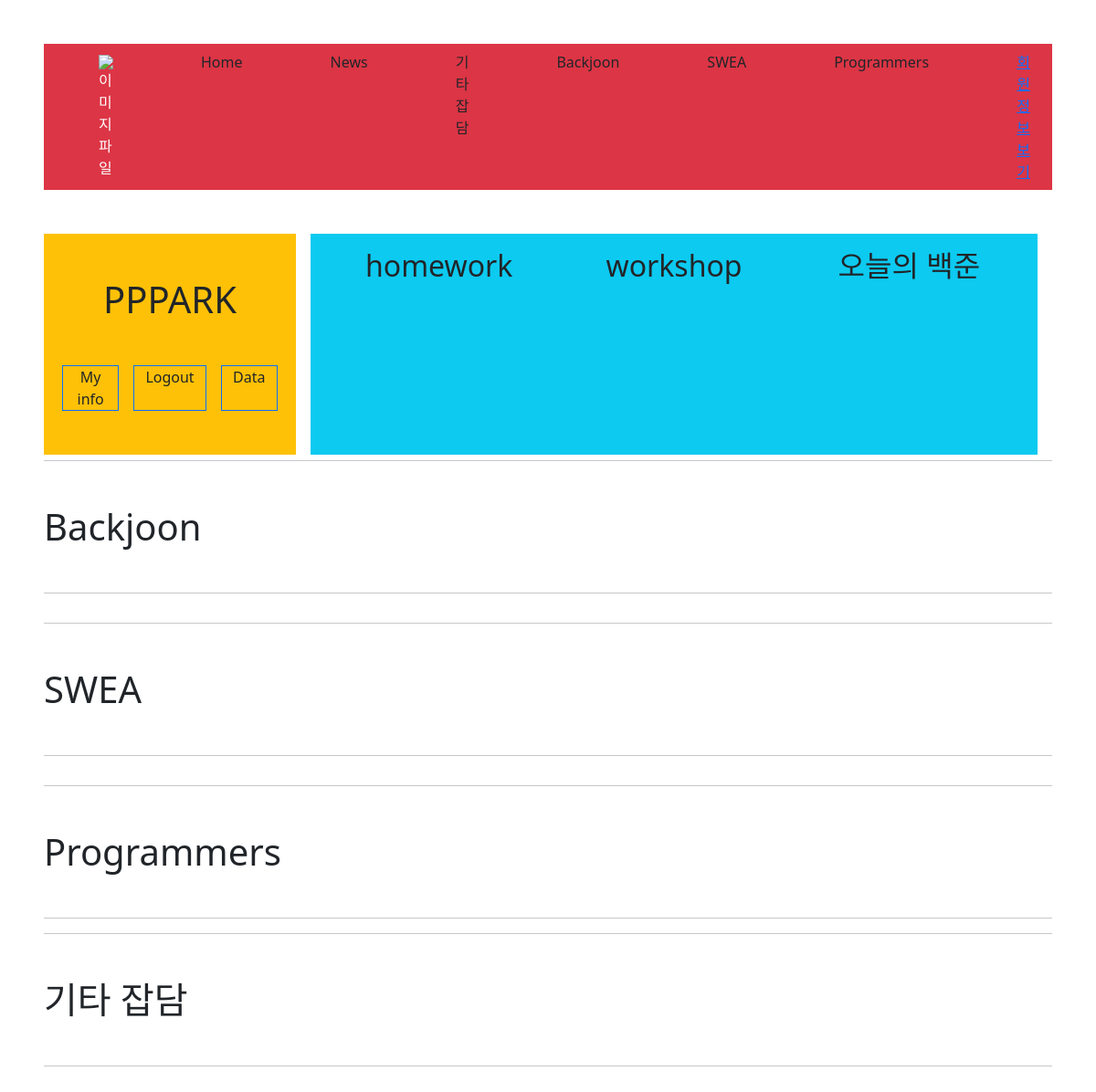
The app's page /myarticle/ (signed in), older data.
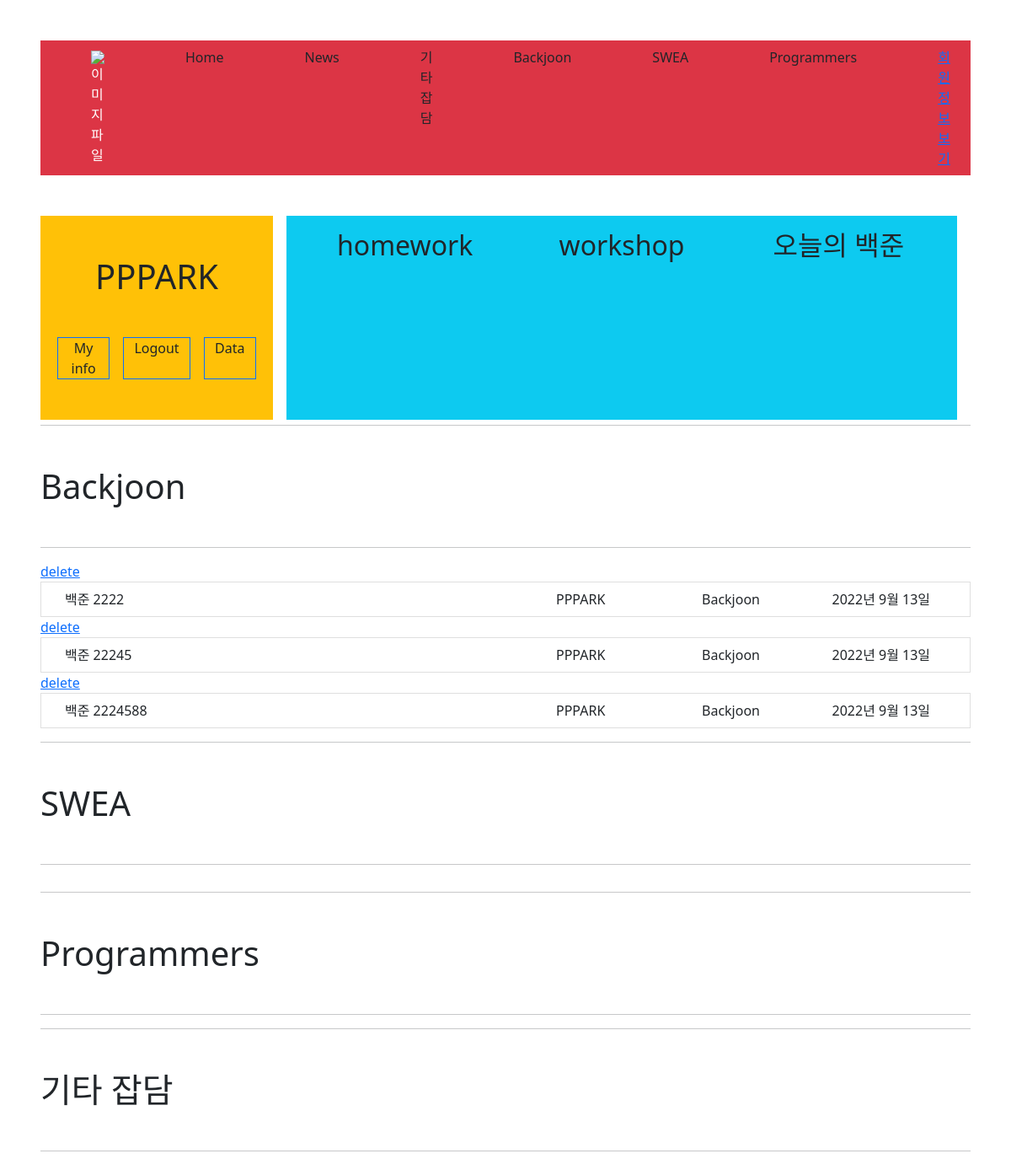
The same page, newer data.
### articles/models.py (models this page shows)
class ArticleModel(models.Model):
    variety_1 = (
              ('Backjoon', 'Backjoon'),
              ('SWEA', 'SWEA'),
              ('Programmers', 'Programmers'),
              ('else', 'else'),
    )
    username = models.CharField(max_length=30)
    title = models.CharField(max_length= 30)
    content = models.TextField()
    release_date = models.DateField(auto_now = True)
    update_date = models.DateField(auto_now_add= True)
    variety = models.CharField(max_length=30, choices=variety_1)

### articles/views.py (the view)
# urls.py: path('myarticle/', views.myarticle, name= 'my_article'),
def myarticle(request):
    articles = ArticleModel.objects.filter(username = request.user.username)
    context = {
        'articles' : articles
    }
    return render(request, "articles/myarticle.html", context)

### articles/templates/articles/myarticle.html (shortened to what this page needs)
{% extends 'base.html' %}
{% block content %}
<hr>
<h1 class='my-5'>Backjoon</h1>
<hr>
<ul class="list-group">
{% for article in articles %}
{% if article.variety == "Backjoon" %}
<a href="{% url 'articles:delete' article.id %}">delete</a>
<a href="{% url 'articles:detail' article.id %}" class='text-decoration-none'>
    <li class="list-group-item list-group-item-action">
    <div class="container text-center">
        <div class="row">
            <div class="col-6 text-start">{{article.title}}</div>
            <div class="col-2">{{article.username}}</div>
            <div class="col-2">{{article.variety}}</div>
            <div class="col-2">{{article.release_date}}</div>
        </div>
    </div>
    </li>
</a>
{% endif %}
{% endfor %}
</ul>
<hr>
<h1 class='my-5'>SWEA</h1>
<hr>
<hr>
<h1 class='my-5'>Programmers</h1>
<hr>
<hr>
<h1 class='my-5'>기타 잡담</h1>
<hr>
{% endblock content %}

Row changes from the older to the newer data that the page shows:
now on this page (row edited): ArticleModel: title "백준 2222", username "PPPARK", variety "Backjoon", release_date "2022년 9월 13일"
added ArticleModel: title "백준 22245", username "PPPARK", variety "Backjoon", release_date "2022년 9월 13일"
added ArticleModel: title "백준 2224588", username "PPPARK", variety "Backjoon", release_date "2022년 9월 13일"
